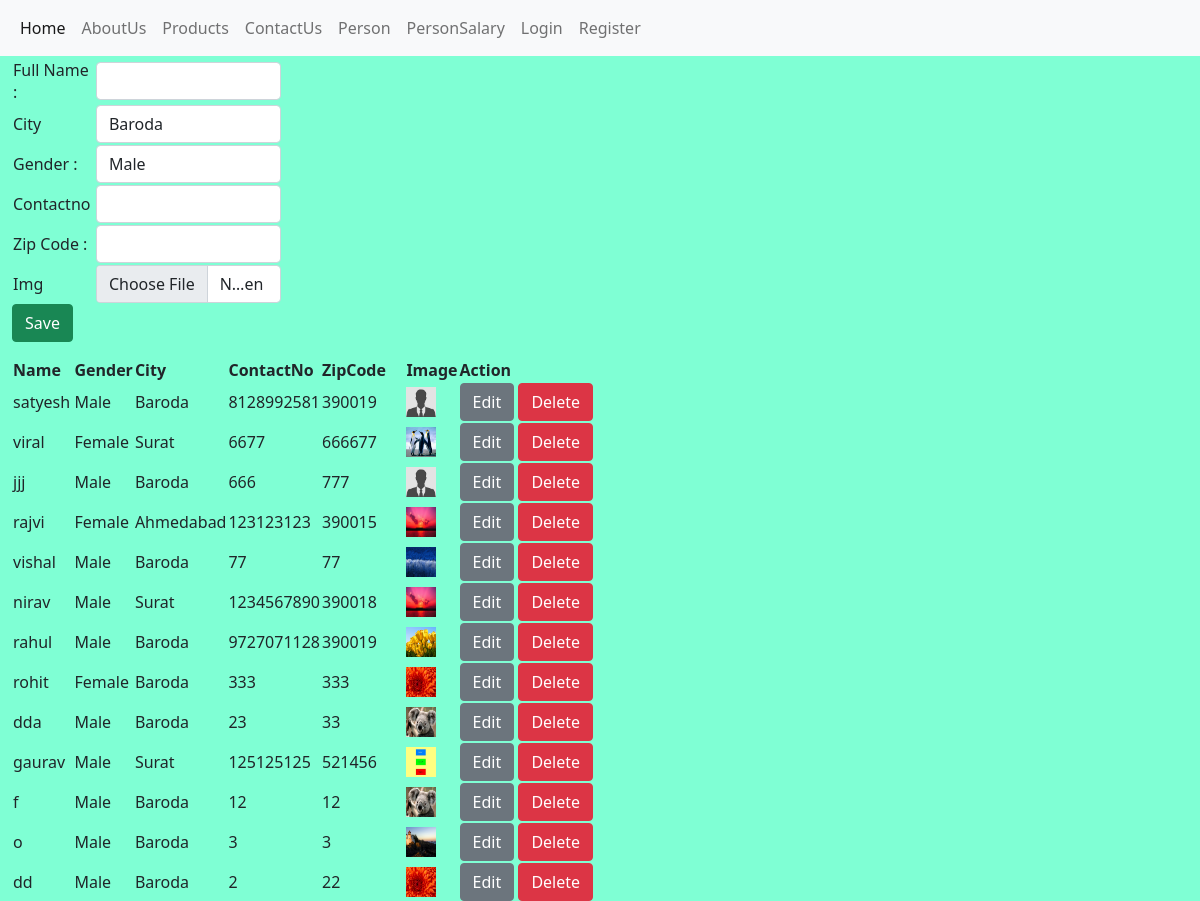
The page /user-url/person/ (upper part) on the database as committed earlier.
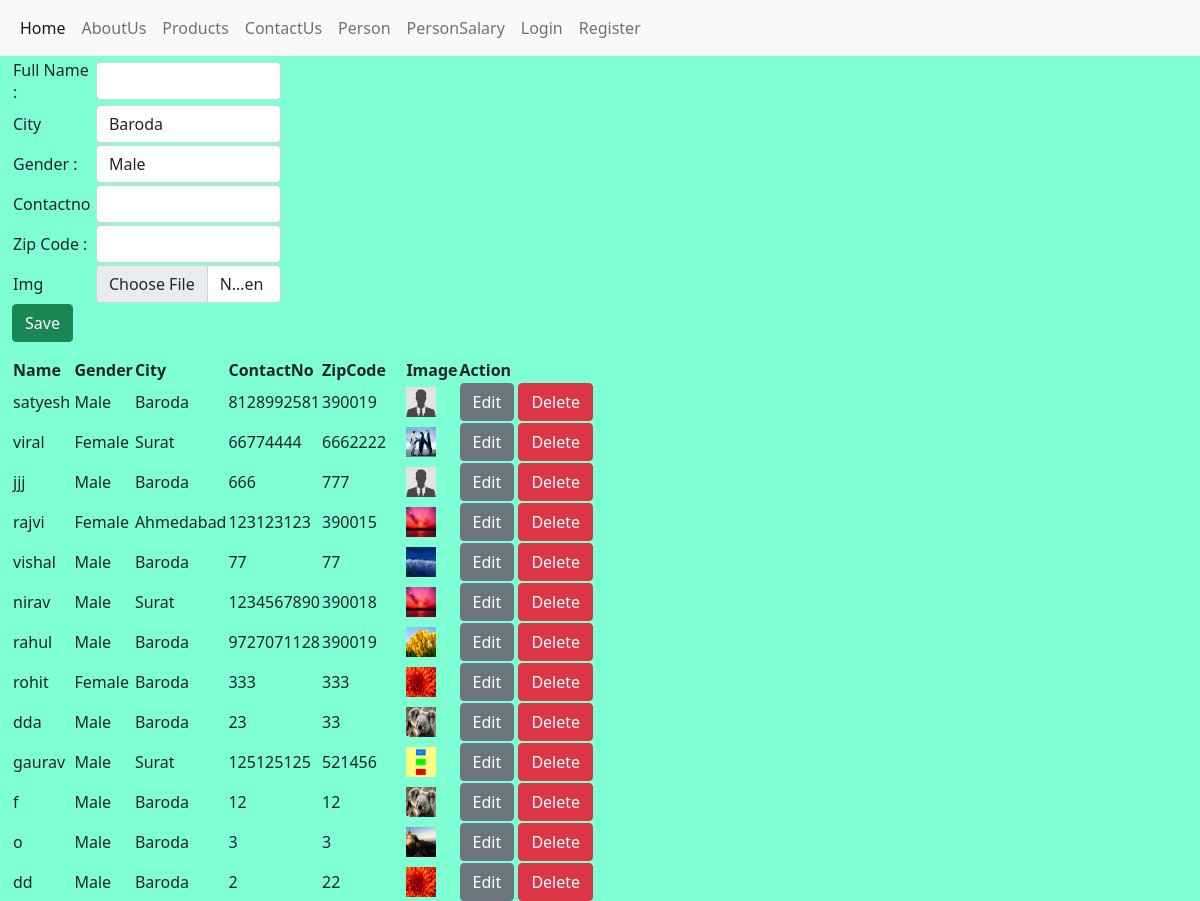
The same page on the database as committed later.
### myapp/models.py (models this page shows, shortened)
class Person(models.Model):
    name = models.CharField("Full Name :",max_length=200,null=True)
    GENDER = (
        ('Male','Male'),
        ('Female','Female'),
        ('Others','Others')
    )
    gender = models.CharField(max_length=10, choices=GENDER, default='Male',verbose_name="Gender :")
    CITY = (
        ('','Select'),
        ('Baroda','Baroda'),
        ('Surat','Surat'),
        ('Ahmedabad','Ahmedabad')
    )
    city = models.CharField(max_length=100,choices =CITY, default='Baroda',verbose_name="City")
    contactno = PhoneNumberField(unique=True)
    zipcode = models.IntegerField(null=True,verbose_name="Zip Code :")
    img = models.ImageField(null=True, blank=True)
    def ImageUrl(self):
        try:
            url = '/static/images/' + self.img.url
        except:
            url ='/static/images/noimg.jpg'
        return url

### myapp/views.py (the view)
# urls.py: path("person/",PersonFunction, name='personpage'),
def PersonFunction(req):
    form = PersonForm()
    formdata = Person.objects.all()
    if req.method == 'POST':
        form = PersonForm(req.POST,req.FILES)
        if form.is_valid():
            form.save()
            form = PersonForm()
            messages.success(req,'Person Data is Saved!')
    context = {
        'forms' : form,
        'datas' : formdata
    }
    return render(req,'person.html',context)

### myapp/forms.py
class PersonForm(ModelForm):
    class Meta:
        model = Person
        fields = '__all__'
        widgets = {
            'img': forms.FileInput
        }

### myapp/templates/person.html (shortened to what this page needs)
{% extends 'index.html' %}
{% block contents %}
   <div class='row'>
       <div class='col-md-3'>
           <form method='post' enctype='multipart/form-data' novalidate>
                <table>
                    <tr>
                        <td colspan="2">{{forms.errors}}</td>
                    </tr>
                    <tr>
                        <td>{{forms.name.label}}</td>
                        <td>{{forms.name}}</td>
                    </tr>
                    <tr>
                        <td>{{forms.city.label}}</td>
                        <td>{{forms.city}}</td>
                    </tr>
                    <tr>
                        <td>{{forms.gender.label}}</td>
                        <td>{{forms.gender}}</td>
                    </tr>
                    <tr>
                        <td>{{forms.contactno.label}}</td>
                        <td>{{forms.contactno}}</td>
                    </tr>
                    <tr>
                        <td>{{forms.zipcode.label}}</td>
                        <td>{{forms.zipcode}}</td>
                    </tr>
                    <tr>
                        <td>{{forms.img.label}}</td>
                        <td>{{forms.img}}</td>
                    </tr>
                </table>
                <button type='submit' class='btn btn-success'>Save</button>
            </form>
        </div>
    </div>
    <div class="row">
       <div class="col-md-12">
            <table>
                <tr>
                    <th>Name</th>
                    <th>Gender</th>
                    <th>City</th>
                    <th>ContactNo</th>
                    <th>ZipCode</th>
                    <th>Image</th>
                    <th>Action</th>
                </tr>
                {% for data in datas %}
                    <tr>
                        <td>{{data.name}}</td>
                        <td>{{data.gender}}</td>
                        <td>{{data.city}}</td>
                        <td>{{data.contactno}}</td>
                        <td>{{data.zipcode}}</td>
                        <td><img src='{{data.ImageUrl}}' width="30px" height="30px"/></td>
                        <td>
                            <a href="{% url 'personeditepage' data.id %}"><button type='submit' class='btn btn-secondary'>Edit</button></a>
                            <a href="{% url 'persondeletepage' data.id %}" onclick="return confirm('Are you sure to Delete?')" ><button type='submit' class='btn btn-danger'>Delete</button></a>
                        </td>
                    </tr>
                {% endfor %}
            </table>
       </div>
   </div>
{% endblock %}

Rows that differ between the two databases and show on the page:
changed Person "viral": contactno "6677" → "66774444"; zipcode "666677" → "6662222"
